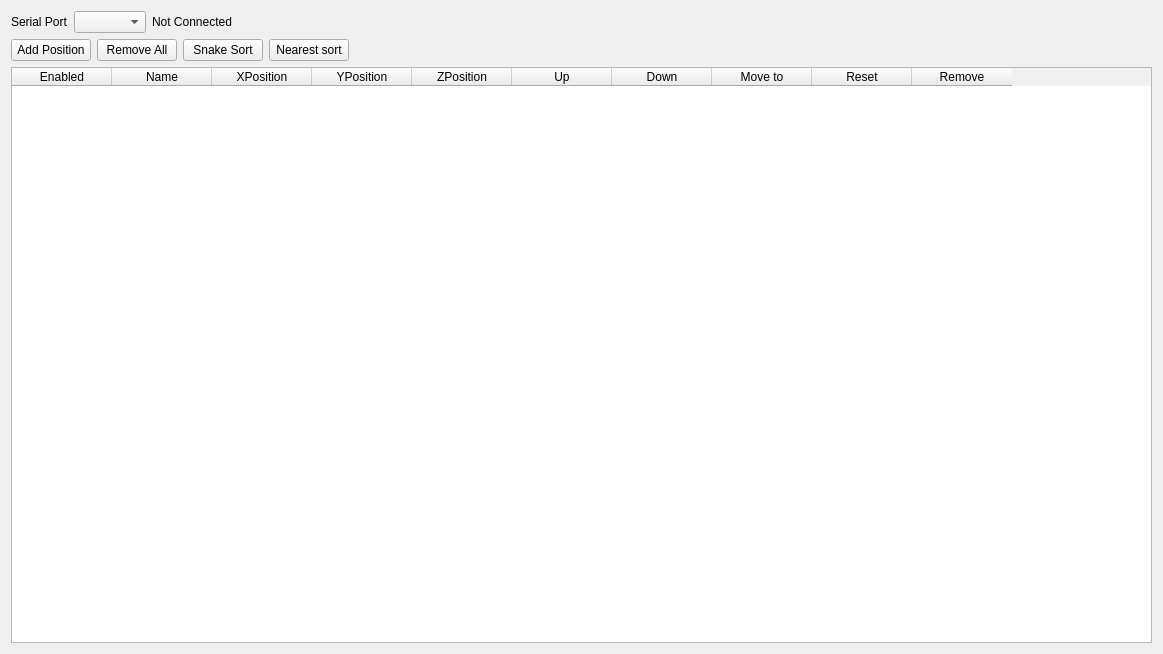
<?xml version="1.0" encoding="UTF-8"?>
<ui version="4.0">
 <class>Form</class>
 <widget class="QWidget" name="Form">
  <property name="geometry">
   <rect>
    <x>0</x>
    <y>0</y>
    <width>1163</width>
    <height>654</height>
   </rect>
  </property>
  <property name="windowTitle">
   <string>Form</string>
  </property>
  <layout class="QVBoxLayout" name="verticalLayout">
   <item>
    <layout class="QHBoxLayout" name="horizontalLayout">
     <item>
      <widget class="QLabel" name="label_serial_port">
       <property name="text">
        <string>Serial Port</string>
       </property>
      </widget>
     </item>
     <item>
      <widget class="QComboBox" name="comboBox_devices">
       <property name="toolTip">
        <string>&lt;html&gt;&lt;head/&gt;&lt;body&gt;&lt;p&gt;Select the serial port to which the piezo controller is connected.&lt;/p&gt;&lt;p&gt;Ensure the correct port is chosen for proper communication&lt;/p&gt;&lt;/body&gt;&lt;/html&gt;</string>
       </property>
      </widget>
     </item>
     <item>
      <widget class="QLabel" name="label_connection">
       <property name="minimumSize">
        <size>
         <width>91</width>
         <height>18</height>
        </size>
       </property>
       <property name="toolTip">
        <string>&lt;html&gt;&lt;head/&gt;&lt;body&gt;&lt;p&gt;Indicates whether the piezo controller is successfully connected via the selected port.&lt;/p&gt;&lt;/body&gt;&lt;/html&gt;</string>
       </property>
       <property name="text">
        <string>Not Connected</string>
       </property>
      </widget>
     </item>
     <item>
      <spacer name="horizontalSpacer">
       <property name="orientation">
        <enum>Qt::Horizontal</enum>
       </property>
       <property name="sizeHint" stdset="0">
        <size>
         <width>40</width>
         <height>20</height>
        </size>
       </property>
      </spacer>
     </item>
    </layout>
   </item>
   <item>
    <layout class="QHBoxLayout" name="horizontalLayout_2">
     <item>
      <widget class="QPushButton" name="pb_add_position">
       <property name="text">
        <string>Add Position</string>
       </property>
      </widget>
     </item>
     <item>
      <widget class="QPushButton" name="pb_remove_all_positions">
       <property name="text">
        <string>Remove All</string>
       </property>
      </widget>
     </item>
     <item>
      <widget class="QPushButton" name="pb_sort_snake">
       <property name="text">
        <string>Snake Sort</string>
       </property>
      </widget>
     </item>
     <item>
      <widget class="QPushButton" name="pb_sort_nearest">
       <property name="text">
        <string>Nearest sort</string>
       </property>
      </widget>
     </item>
     <item>
      <spacer name="horizontalSpacer_2">
       <property name="orientation">
        <enum>Qt::Horizontal</enum>
       </property>
       <property name="sizeHint" stdset="0">
        <size>
         <width>40</width>
         <height>20</height>
        </size>
       </property>
      </spacer>
     </item>
    </layout>
   </item>
   <item>
    <widget class="QTableWidget" name="table_positions">
     <column>
      <property name="text">
       <string>Enabled</string>
      </property>
     </column>
     <column>
      <property name="text">
       <string>Name</string>
      </property>
     </column>
     <column>
      <property name="text">
       <string>XPosition</string>
      </property>
     </column>
     <column>
      <property name="text">
       <string>YPosition</string>
      </property>
     </column>
     <column>
      <property name="text">
       <string>ZPosition</string>
      </property>
     </column>
     <column>
      <property name="text">
       <string>Up</string>
      </property>
     </column>
     <column>
      <property name="text">
       <string>Down</string>
      </property>
     </column>
     <column>
      <property name="text">
       <string>Move to</string>
      </property>
     </column>
     <column>
      <property name="text">
       <string>Reset</string>
      </property>
     </column>
     <column>
      <property name="text">
       <string>Remove</string>
      </property>
     </column>
    </widget>
   </item>
  </layout>
 </widget>
 <resources/>
 <connections/>
</ui>
